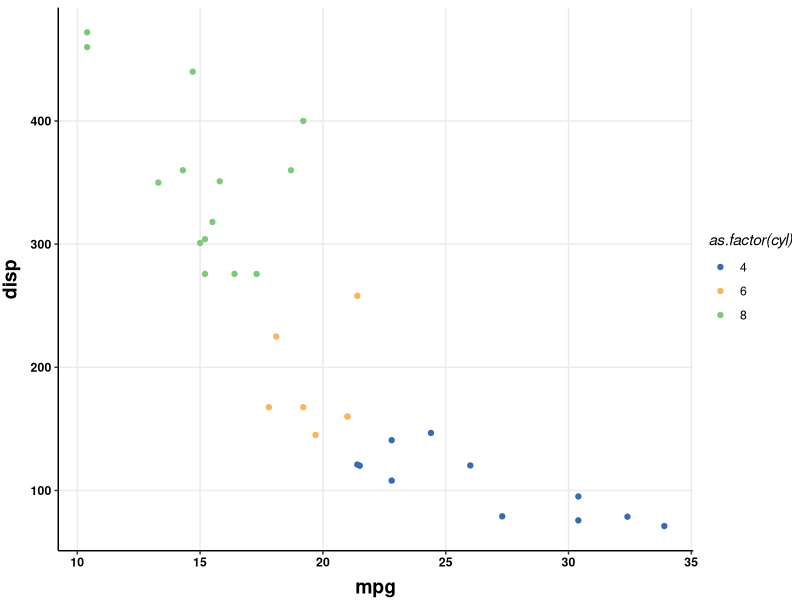
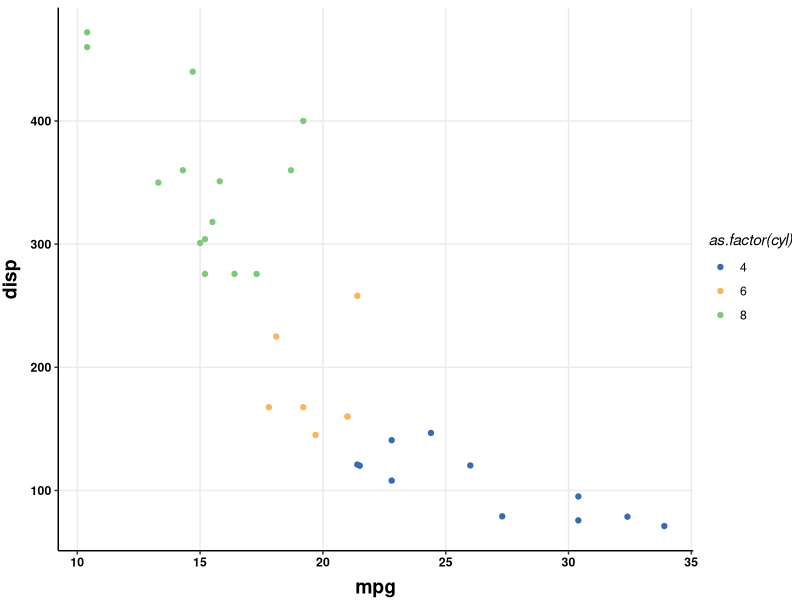

The R source for these figures, in order:
#2017-03-12
#create onmath_theme
#color theme
#loading packages
library(ggplot2)
library(ggthemes)
library(scales)
#default theme:theme_grey()
#change it!
#base theme: theme_bw()
theme_onmath <- function(base_size = 14){
  theme_bw()+
  theme(panel.background = element_blank(),
        panel.grid.minor = element_blank(),
        plot.background = element_blank(),
        panel.border = element_blank(),
        axis.line = element_line(colour = 'black'),
        axis.text = element_text(color = 'black',face = 'bold'),
        axis.title = element_text(face = 'bold',size = base_size),
        axis.title.x = element_text(vjust = -0.2),
        axis.title.y = element_text(angle=90,vjust =2),
        plot.title = element_text(face = "bold",size = rel(1.2), hjust = 0.5),
        legend.key = element_blank(),
        legend.margin = unit(0,'cm'),
        legend.title = element_text(face = 'italic'),
        strip.background=element_rect(colour="#f0f0f0",fill="#f0f0f0"),
        strip.text = element_text(face="bold")
        )
}
#color and fill
scale_color_onmath <- function(...){
  library(scales)
  discrete_scale("colour","onmath",manual_pal(values = c("#386cb0","#fdb462","#7fc97f","#ef3b2c","#662506","#a6cee3","#fb9a99","#984ea3","#ffff33")), ...) 
}
scale_fill_onmath <- function(...){
  library(scales)
  discrete_scale("colour","onmath",manual_pal(values = c("#386cb0","#fdb462","#7fc97f","#ef3b2c","#662506","#a6cee3","#fb9a99","#984ea3","#ffff33")), ...) 
}
#save it!
demo <- ggplot(data = mtcars,aes(mpg,disp,colour=as.factor(cyl)))+geom_point()+theme_onmath()+scale_color_onmath()
ggsave(filename = 'onamth_demo.png',plot = demo,type = 'cairo',width = 8,height = 6)

png(filename = 'onmath_demo2.png',width = 800,height = 600,res = 300,type = 'cairo')
ggplot(data = mtcars,aes(mpg,disp,colour=as.factor(cyl)))+geom_point()+theme_onmath()+scale_color_onmath()
dev.off()



